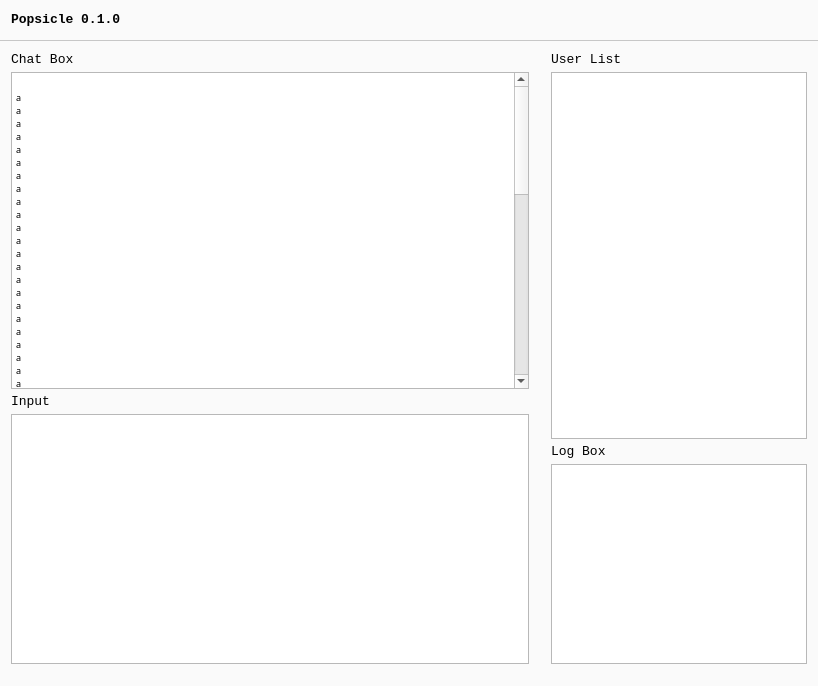
<?xml version="1.0" encoding="UTF-8"?>
<ui version="4.0">
 <class>MainWindow</class>
 <widget class="QMainWindow" name="MainWindow">
  <property name="geometry">
   <rect>
    <x>0</x>
    <y>0</y>
    <width>818</width>
    <height>686</height>
   </rect>
  </property>
  <property name="windowTitle">
   <string>MainWindow</string>
  </property>
  <property name="styleSheet">
   <string notr="true">#chatbox:focus, #inputbox:focus, #logbox:focus,#userTable:focus {
	border-style:solid;
	border-width: 1px;
	border-color: rgb(255, 128, 171);
}

#label_2{
	color: rgb(255, 0, 0);
}

#centralWidget{
	background-color: rgb(250, 250, 250);
}

#topbox {
	/*background-color: rgb(105, 193, 253);*/
}
#pass {
	color:rgb(76, 175, 80)
}

#minbutton {
  image: url(:/res/extra/minimize-button1.png);
}

#minbutton, #maxbutton, #settingsbutton {
  background-color: transparent;
  border-radius: 0px;
}

#minbutton:hover, #maxbutton:hover, #settingsbutton:hover {
  border-style: none;
  background-color: #80c7c7c7;
}

#minbutton:pressed, #maxbutton:pressed, #settingsbutton:pressed {
  border-style: none;
  background-color: #80808080;
}

#closebutton {
  image: url(:/res/extra/close-button1.png);
  background-color: transparent;
  border-radius: 0px;
}

#closebutton:hover {
  image: url(:/res/extra/close-button2.png);
  border-style: none;
  background-color: #e81123;
}

#closebutton:pressed {
  image: url(:/res/extra/close-button2.png);
  border-style: none;
  background-color: #8c0a15;
}

#settingsbutton {
	image: url(:/res/extra/settings-button1.png);
}

#line {
	color: #c7c7c7;
}</string>
  </property>
  <widget class="QWidget" name="centralWidget">
   <property name="styleSheet">
    <string notr="true"/>
   </property>
   <layout class="QGridLayout" name="gridLayout">
    <property name="leftMargin">
     <number>0</number>
    </property>
    <property name="topMargin">
     <number>0</number>
    </property>
    <property name="rightMargin">
     <number>0</number>
    </property>
    <property name="bottomMargin">
     <number>0</number>
    </property>
    <property name="spacing">
     <number>0</number>
    </property>
    <item row="0" column="0">
     <widget class="QWidget" name="topbox" native="true">
      <property name="sizePolicy">
       <sizepolicy hsizetype="Maximum" vsizetype="Maximum">
        <horstretch>0</horstretch>
        <verstretch>0</verstretch>
       </sizepolicy>
      </property>
      <property name="minimumSize">
       <size>
        <width>100</width>
        <height>0</height>
       </size>
      </property>
      <property name="styleSheet">
       <string notr="true"/>
      </property>
      <layout class="QHBoxLayout" name="horizontalLayout">
       <property name="spacing">
        <number>0</number>
       </property>
       <property name="leftMargin">
        <number>11</number>
       </property>
       <property name="topMargin">
        <number>0</number>
       </property>
       <property name="rightMargin">
        <number>0</number>
       </property>
       <property name="bottomMargin">
        <number>0</number>
       </property>
       <item>
        <widget class="QLabel" name="Title">
         <property name="sizePolicy">
          <sizepolicy hsizetype="Maximum" vsizetype="Maximum">
           <horstretch>0</horstretch>
           <verstretch>0</verstretch>
          </sizepolicy>
         </property>
         <property name="maximumSize">
          <size>
           <width>16777215</width>
           <height>40</height>
          </size>
         </property>
         <property name="font">
          <font>
           <family>Consolas</family>
           <pointsize>10</pointsize>
           <weight>75</weight>
           <bold>true</bold>
          </font>
         </property>
         <property name="layoutDirection">
          <enum>Qt::LeftToRight</enum>
         </property>
         <property name="frameShape">
          <enum>QFrame::NoFrame</enum>
         </property>
         <property name="frameShadow">
          <enum>QFrame::Plain</enum>
         </property>
         <property name="text">
          <string>Popsicle 0.1.0 </string>
         </property>
         <property name="textFormat">
          <enum>Qt::RichText</enum>
         </property>
         <property name="scaledContents">
          <bool>false</bool>
         </property>
         <property name="alignment">
          <set>Qt::AlignCenter</set>
         </property>
         <property name="wordWrap">
          <bool>false</bool>
         </property>
         <property name="margin">
          <number>0</number>
         </property>
        </widget>
       </item>
       <item>
        <widget class="QLabel" name="pass">
         <property name="sizePolicy">
          <sizepolicy hsizetype="Maximum" vsizetype="Maximum">
           <horstretch>0</horstretch>
           <verstretch>0</verstretch>
          </sizepolicy>
         </property>
         <property name="maximumSize">
          <size>
           <width>16777215</width>
           <height>40</height>
          </size>
         </property>
         <property name="font">
          <font>
           <family>Consolas</family>
           <pointsize>10</pointsize>
           <weight>75</weight>
           <bold>true</bold>
          </font>
         </property>
         <property name="mouseTracking">
          <bool>true</bool>
         </property>
         <property name="styleSheet">
          <string notr="true"/>
         </property>
         <property name="text">
          <string/>
         </property>
         <property name="textFormat">
          <enum>Qt::RichText</enum>
         </property>
        </widget>
       </item>
       <item>
        <widget class="QLabel" name="label_2">
         <property name="font">
          <font>
           <family>Consolas</family>
           <pointsize>10</pointsize>
           <weight>75</weight>
           <bold>true</bold>
          </font>
         </property>
         <property name="styleSheet">
          <string notr="true"/>
         </property>
         <property name="text">
          <string/>
         </property>
        </widget>
       </item>
       <item>
        <spacer name="verticalSpacer">
         <property name="orientation">
          <enum>Qt::Horizontal</enum>
         </property>
         <property name="sizeType">
          <enum>QSizePolicy::Preferred</enum>
         </property>
         <property name="sizeHint" stdset="0">
          <size>
           <width>10000</width>
           <height>40</height>
          </size>
         </property>
        </spacer>
       </item>
       <item>
        <widget class="QPushButton" name="settingsbutton">
         <property name="sizePolicy">
          <sizepolicy hsizetype="Maximum" vsizetype="Fixed">
           <horstretch>0</horstretch>
           <verstretch>0</verstretch>
          </sizepolicy>
         </property>
         <property name="minimumSize">
          <size>
           <width>50</width>
           <height>40</height>
          </size>
         </property>
         <property name="maximumSize">
          <size>
           <width>50</width>
           <height>40</height>
          </size>
         </property>
         <property name="styleSheet">
          <string notr="true"/>
         </property>
         <property name="text">
          <string/>
         </property>
         <property name="flat">
          <bool>true</bool>
         </property>
        </widget>
       </item>
       <item>
        <widget class="QPushButton" name="minbutton">
         <property name="sizePolicy">
          <sizepolicy hsizetype="Maximum" vsizetype="Fixed">
           <horstretch>0</horstretch>
           <verstretch>0</verstretch>
          </sizepolicy>
         </property>
         <property name="minimumSize">
          <size>
           <width>50</width>
           <height>40</height>
          </size>
         </property>
         <property name="maximumSize">
          <size>
           <width>50</width>
           <height>40</height>
          </size>
         </property>
         <property name="styleSheet">
          <string notr="true"/>
         </property>
         <property name="text">
          <string/>
         </property>
         <property name="iconSize">
          <size>
           <width>50</width>
           <height>30</height>
          </size>
         </property>
         <property name="flat">
          <bool>true</bool>
         </property>
        </widget>
       </item>
       <item>
        <widget class="QPushButton" name="maxbutton">
         <property name="sizePolicy">
          <sizepolicy hsizetype="Maximum" vsizetype="Fixed">
           <horstretch>0</horstretch>
           <verstretch>0</verstretch>
          </sizepolicy>
         </property>
         <property name="minimumSize">
          <size>
           <width>50</width>
           <height>40</height>
          </size>
         </property>
         <property name="maximumSize">
          <size>
           <width>50</width>
           <height>40</height>
          </size>
         </property>
         <property name="styleSheet">
          <string notr="true"/>
         </property>
         <property name="text">
          <string/>
         </property>
         <property name="iconSize">
          <size>
           <width>50</width>
           <height>30</height>
          </size>
         </property>
         <property name="flat">
          <bool>true</bool>
         </property>
        </widget>
       </item>
       <item>
        <widget class="QPushButton" name="closebutton">
         <property name="sizePolicy">
          <sizepolicy hsizetype="Maximum" vsizetype="Fixed">
           <horstretch>0</horstretch>
           <verstretch>0</verstretch>
          </sizepolicy>
         </property>
         <property name="minimumSize">
          <size>
           <width>50</width>
           <height>40</height>
          </size>
         </property>
         <property name="maximumSize">
          <size>
           <width>50</width>
           <height>40</height>
          </size>
         </property>
         <property name="styleSheet">
          <string notr="true"/>
         </property>
         <property name="text">
          <string/>
         </property>
         <property name="iconSize">
          <size>
           <width>50</width>
           <height>30</height>
          </size>
         </property>
         <property name="flat">
          <bool>true</bool>
         </property>
        </widget>
       </item>
      </layout>
     </widget>
    </item>
    <item row="1" column="0">
     <layout class="QHBoxLayout" name="horizontalLayout_3">
      <property name="spacing">
       <number>0</number>
      </property>
      <item>
       <widget class="Line" name="line">
        <property name="enabled">
         <bool>false</bool>
        </property>
        <property name="maximumSize">
         <size>
          <width>16777215</width>
          <height>1</height>
         </size>
        </property>
        <property name="styleSheet">
         <string notr="true"/>
        </property>
        <property name="frameShadow">
         <enum>QFrame::Plain</enum>
        </property>
        <property name="orientation">
         <enum>Qt::Horizontal</enum>
        </property>
       </widget>
      </item>
     </layout>
    </item>
    <item row="5" column="0">
     <layout class="QHBoxLayout" name="mainbox" stretch="0,0">
      <property name="spacing">
       <number>0</number>
      </property>
      <property name="leftMargin">
       <number>0</number>
      </property>
      <property name="topMargin">
       <number>0</number>
      </property>
      <property name="rightMargin">
       <number>0</number>
      </property>
      <property name="bottomMargin">
       <number>11</number>
      </property>
      <item>
       <layout class="QVBoxLayout" name="leftbox">
        <property name="spacing">
         <number>5</number>
        </property>
        <property name="leftMargin">
         <number>11</number>
        </property>
        <property name="topMargin">
         <number>11</number>
        </property>
        <property name="rightMargin">
         <number>11</number>
        </property>
        <property name="bottomMargin">
         <number>11</number>
        </property>
        <item>
         <widget class="QLabel" name="label_4">
          <property name="font">
           <font>
            <family>Consolas</family>
            <pointsize>10</pointsize>
           </font>
          </property>
          <property name="text">
           <string>Chat Box</string>
          </property>
         </widget>
        </item>
        <item>
         <widget class="QTextBrowser" name="chatbox">
          <property name="font">
           <font>
            <family>宋体</family>
            <pointsize>12</pointsize>
           </font>
          </property>
          <property name="styleSheet">
           <string notr="true"/>
          </property>
          <property name="html">
           <string>&lt;!DOCTYPE HTML PUBLIC &quot;-//W3C//DTD HTML 4.0//EN&quot; &quot;http://www.w3.org/TR/REC-html40/strict.dtd&quot;&gt;
&lt;html&gt;&lt;head&gt;&lt;meta name=&quot;qrichtext&quot; content=&quot;1&quot; /&gt;&lt;style type=&quot;text/css&quot;&gt;
p, li { white-space: pre-wrap; }
&lt;/style&gt;&lt;/head&gt;&lt;body style=&quot; font-family:'宋体'; font-size:12pt; font-weight:400; font-style:normal;&quot;&gt;
&lt;p style=&quot;-qt-paragraph-type:empty; margin-top:0px; margin-bottom:0px; margin-left:0px; margin-right:0px; -qt-block-indent:0; text-indent:0px; font-family:'SimSun'; font-size:7.2pt;&quot;&gt;&lt;br /&gt;&lt;/p&gt;
&lt;p style=&quot; margin-top:0px; margin-bottom:0px; margin-left:0px; margin-right:0px; -qt-block-indent:0; text-indent:0px;&quot;&gt;&lt;span style=&quot; font-family:'SimSun'; font-size:7pt;&quot;&gt;a&lt;/span&gt;&lt;/p&gt;
&lt;p style=&quot; margin-top:0px; margin-bottom:0px; margin-left:0px; margin-right:0px; -qt-block-indent:0; text-indent:0px;&quot;&gt;&lt;span style=&quot; font-family:'SimSun'; font-size:7pt;&quot;&gt;a&lt;/span&gt;&lt;/p&gt;
&lt;p style=&quot; margin-top:0px; margin-bottom:0px; margin-left:0px; margin-right:0px; -qt-block-indent:0; text-indent:0px;&quot;&gt;&lt;span style=&quot; font-family:'SimSun'; font-size:7pt;&quot;&gt;a&lt;/span&gt;&lt;/p&gt;
&lt;p style=&quot; margin-top:0px; margin-bottom:0px; margin-left:0px; margin-right:0px; -qt-block-indent:0; text-indent:0px;&quot;&gt;&lt;span style=&quot; font-family:'SimSun'; font-size:7pt;&quot;&gt;a&lt;/span&gt;&lt;/p&gt;
&lt;p style=&quot; margin-top:0px; margin-bottom:0px; margin-left:0px; margin-right:0px; -qt-block-indent:0; text-indent:0px;&quot;&gt;&lt;span style=&quot; font-family:'SimSun'; font-size:7pt;&quot;&gt;a&lt;/span&gt;&lt;/p&gt;
&lt;p style=&quot; margin-top:0px; margin-bottom:0px; margin-left:0px; margin-right:0px; -qt-block-indent:0; text-indent:0px;&quot;&gt;&lt;span style=&quot; font-family:'SimSun'; font-size:7pt;&quot;&gt;a&lt;/span&gt;&lt;/p&gt;
&lt;p style=&quot; margin-top:0px; margin-bottom:0px; margin-left:0px; margin-right:0px; -qt-block-indent:0; text-indent:0px;&quot;&gt;&lt;span style=&quot; font-family:'SimSun'; font-size:7pt;&quot;&gt;a&lt;/span&gt;&lt;/p&gt;
&lt;p style=&quot; margin-top:0px; margin-bottom:0px; margin-left:0px; margin-right:0px; -qt-block-indent:0; text-indent:0px;&quot;&gt;&lt;span style=&quot; font-family:'SimSun'; font-size:7pt;&quot;&gt;a&lt;/span&gt;&lt;/p&gt;
&lt;p style=&quot; margin-top:0px; margin-bottom:0px; margin-left:0px; margin-right:0px; -qt-block-indent:0; text-indent:0px;&quot;&gt;&lt;span style=&quot; font-family:'SimSun'; font-size:7pt;&quot;&gt;a&lt;/span&gt;&lt;/p&gt;
&lt;p style=&quot; margin-top:0px; margin-bottom:0px; margin-left:0px; margin-right:0px; -qt-block-indent:0; text-indent:0px;&quot;&gt;&lt;span style=&quot; font-family:'SimSun'; font-size:7pt;&quot;&gt;a&lt;/span&gt;&lt;/p&gt;
&lt;p style=&quot; margin-top:0px; margin-bottom:0px; margin-left:0px; margin-right:0px; -qt-block-indent:0; text-indent:0px;&quot;&gt;&lt;span style=&quot; font-family:'SimSun'; font-size:7pt;&quot;&gt;a&lt;/span&gt;&lt;/p&gt;
&lt;p style=&quot; margin-top:0px; margin-bottom:0px; margin-left:0px; margin-right:0px; -qt-block-indent:0; text-indent:0px;&quot;&gt;&lt;span style=&quot; font-family:'SimSun'; font-size:7pt;&quot;&gt;a&lt;/span&gt;&lt;/p&gt;
&lt;p style=&quot; margin-top:0px; margin-bottom:0px; margin-left:0px; margin-right:0px; -qt-block-indent:0; text-indent:0px;&quot;&gt;&lt;span style=&quot; font-family:'SimSun'; font-size:7pt;&quot;&gt;a&lt;/span&gt;&lt;/p&gt;
&lt;p style=&quot; margin-top:0px; margin-bottom:0px; margin-left:0px; margin-right:0px; -qt-block-indent:0; text-indent:0px;&quot;&gt;&lt;span style=&quot; font-family:'SimSun'; font-size:7pt;&quot;&gt;a&lt;/span&gt;&lt;/p&gt;
&lt;p style=&quot; margin-top:0px; margin-bottom:0px; margin-left:0px; margin-right:0px; -qt-block-indent:0; text-indent:0px;&quot;&gt;&lt;span style=&quot; font-family:'SimSun'; font-size:7pt;&quot;&gt;a&lt;/span&gt;&lt;/p&gt;
&lt;p style=&quot; margin-top:0px; margin-bottom:0px; margin-left:0px; margin-right:0px; -qt-block-indent:0; text-indent:0px;&quot;&gt;&lt;span style=&quot; font-family:'SimSun'; font-size:7pt;&quot;&gt;a&lt;/span&gt;&lt;/p&gt;
&lt;p style=&quot; margin-top:0px; margin-bottom:0px; margin-left:0px; margin-right:0px; -qt-block-indent:0; text-indent:0px;&quot;&gt;&lt;span style=&quot; font-family:'SimSun'; font-size:7pt;&quot;&gt;a&lt;/span&gt;&lt;/p&gt;
&lt;p style=&quot; margin-top:0px; margin-bottom:0px; margin-left:0px; margin-right:0px; -qt-block-indent:0; text-indent:0px;&quot;&gt;&lt;span style=&quot; font-family:'SimSun'; font-size:7pt;&quot;&gt;a&lt;/span&gt;&lt;/p&gt;
&lt;p style=&quot; margin-top:0px; margin-bottom:0px; margin-left:0px; margin-right:0px; -qt-block-indent:0; text-indent:0px;&quot;&gt;&lt;span style=&quot; font-family:'SimSun'; font-size:7pt;&quot;&gt;a&lt;/span&gt;&lt;/p&gt;
&lt;p style=&quot; margin-top:0px; margin-bottom:0px; margin-left:0px; margin-right:0px; -qt-block-indent:0; text-indent:0px;&quot;&gt;&lt;span style=&quot; font-family:'SimSun'; font-size:7pt;&quot;&gt;a&lt;/span&gt;&lt;/p&gt;
&lt;p style=&quot; margin-top:0px; margin-bottom:0px; margin-left:0px; margin-right:0px; -qt-block-indent:0; text-indent:0px;&quot;&gt;&lt;span style=&quot; font-family:'SimSun'; font-size:7pt;&quot;&gt;a&lt;/span&gt;&lt;/p&gt;
&lt;p style=&quot; margin-top:0px; margin-bottom:0px; margin-left:0px; margin-right:0px; -qt-block-indent:0; text-indent:0px;&quot;&gt;&lt;span style=&quot; font-family:'SimSun'; font-size:7pt;&quot;&gt;a&lt;/span&gt;&lt;/p&gt;
&lt;p style=&quot; margin-top:0px; margin-bottom:0px; margin-left:0px; margin-right:0px; -qt-block-indent:0; text-indent:0px;&quot;&gt;&lt;span style=&quot; font-family:'SimSun'; font-size:7pt;&quot;&gt;a&lt;/span&gt;&lt;/p&gt;
&lt;p style=&quot; margin-top:0px; margin-bottom:0px; margin-left:0px; margin-right:0px; -qt-block-indent:0; text-indent:0px;&quot;&gt;&lt;span style=&quot; font-family:'SimSun'; font-size:7pt;&quot;&gt;a&lt;/span&gt;&lt;/p&gt;
&lt;p style=&quot; margin-top:0px; margin-bottom:0px; margin-left:0px; margin-right:0px; -qt-block-indent:0; text-indent:0px;&quot;&gt;&lt;span style=&quot; font-family:'SimSun'; font-size:7pt;&quot;&gt;a&lt;/span&gt;&lt;/p&gt;
&lt;p style=&quot; margin-top:0px; margin-bottom:0px; margin-left:0px; margin-right:0px; -qt-block-indent:0; text-indent:0px;&quot;&gt;&lt;span style=&quot; font-family:'SimSun'; font-size:7pt;&quot;&gt;a&lt;/span&gt;&lt;/p&gt;
&lt;p style=&quot; margin-top:0px; margin-bottom:0px; margin-left:0px; margin-right:0px; -qt-block-indent:0; text-indent:0px;&quot;&gt;&lt;span style=&quot; font-family:'SimSun'; font-size:7pt;&quot;&gt;a&lt;/span&gt;&lt;/p&gt;
&lt;p style=&quot; margin-top:0px; margin-bottom:0px; margin-left:0px; margin-right:0px; -qt-block-indent:0; text-indent:0px;&quot;&gt;&lt;span style=&quot; font-family:'SimSun'; font-size:7pt;&quot;&gt;a&lt;/span&gt;&lt;/p&gt;
&lt;p style=&quot; margin-top:0px; margin-bottom:0px; margin-left:0px; margin-right:0px; -qt-block-indent:0; text-indent:0px;&quot;&gt;&lt;span style=&quot; font-family:'SimSun'; font-size:7pt;&quot;&gt;a&lt;/span&gt;&lt;/p&gt;
&lt;p style=&quot; margin-top:0px; margin-bottom:0px; margin-left:0px; margin-right:0px; -qt-block-indent:0; text-indent:0px;&quot;&gt;&lt;span style=&quot; font-family:'SimSun'; font-size:7pt;&quot;&gt;a&lt;/span&gt;&lt;/p&gt;
&lt;p style=&quot; margin-top:0px; margin-bottom:0px; margin-left:0px; margin-right:0px; -qt-block-indent:0; text-indent:0px;&quot;&gt;&lt;span style=&quot; font-family:'SimSun'; font-size:7pt;&quot;&gt;a&lt;/span&gt;&lt;/p&gt;
&lt;p style=&quot; margin-top:0px; margin-bottom:0px; margin-left:0px; margin-right:0px; -qt-block-indent:0; text-indent:0px;&quot;&gt;&lt;span style=&quot; font-family:'SimSun'; font-size:7pt;&quot;&gt;a&lt;/span&gt;&lt;/p&gt;
&lt;p style=&quot; margin-top:0px; margin-bottom:0px; margin-left:0px; margin-right:0px; -qt-block-indent:0; text-indent:0px;&quot;&gt;&lt;span style=&quot; font-family:'SimSun'; font-size:7pt;&quot;&gt;a&lt;/span&gt;&lt;/p&gt;
&lt;p style=&quot; margin-top:0px; margin-bottom:0px; margin-left:0px; margin-right:0px; -qt-block-indent:0; text-indent:0px;&quot;&gt;&lt;span style=&quot; font-family:'SimSun'; font-size:7pt;&quot;&gt;a&lt;/span&gt;&lt;/p&gt;
&lt;p style=&quot; margin-top:0px; margin-bottom:0px; margin-left:0px; margin-right:0px; -qt-block-indent:0; text-indent:0px;&quot;&gt;&lt;span style=&quot; font-family:'SimSun'; font-size:7pt;&quot;&gt;a&lt;/span&gt;&lt;/p&gt;
&lt;p style=&quot; margin-top:0px; margin-bottom:0px; margin-left:0px; margin-right:0px; -qt-block-indent:0; text-indent:0px;&quot;&gt;&lt;span style=&quot; font-family:'SimSun'; font-size:7pt;&quot;&gt;a&lt;/span&gt;&lt;/p&gt;
&lt;p style=&quot; margin-top:0px; margin-bottom:0px; margin-left:0px; margin-right:0px; -qt-block-indent:0; text-indent:0px;&quot;&gt;&lt;span style=&quot; font-family:'SimSun'; font-size:7pt;&quot;&gt;a&lt;/span&gt;&lt;/p&gt;
&lt;p style=&quot; margin-top:0px; margin-bottom:0px; margin-left:0px; margin-right:0px; -qt-block-indent:0; text-indent:0px;&quot;&gt;&lt;span style=&quot; font-family:'SimSun'; font-size:7pt;&quot;&gt;a&lt;/span&gt;&lt;/p&gt;
&lt;p style=&quot; margin-top:0px; margin-bottom:0px; margin-left:0px; margin-right:0px; -qt-block-indent:0; text-indent:0px;&quot;&gt;&lt;span style=&quot; font-family:'SimSun'; font-size:7pt;&quot;&gt;a&lt;/span&gt;&lt;/p&gt;
&lt;p style=&quot; margin-top:0px; margin-bottom:0px; margin-left:0px; margin-right:0px; -qt-block-indent:0; text-indent:0px;&quot;&gt;&lt;span style=&quot; font-family:'SimSun'; font-size:7pt;&quot;&gt;a&lt;/span&gt;&lt;/p&gt;
&lt;p style=&quot; margin-top:0px; margin-bottom:0px; margin-left:0px; margin-right:0px; -qt-block-indent:0; text-indent:0px;&quot;&gt;&lt;span style=&quot; font-family:'SimSun'; font-size:7pt;&quot;&gt;a&lt;/span&gt;&lt;/p&gt;
&lt;p style=&quot; margin-top:0px; margin-bottom:0px; margin-left:0px; margin-right:0px; -qt-block-indent:0; text-indent:0px;&quot;&gt;&lt;span style=&quot; font-family:'SimSun'; font-size:7pt;&quot;&gt;a&lt;/span&gt;&lt;/p&gt;
&lt;p style=&quot; margin-top:0px; margin-bottom:0px; margin-left:0px; margin-right:0px; -qt-block-indent:0; text-indent:0px;&quot;&gt;&lt;span style=&quot; font-family:'SimSun'; font-size:7pt;&quot;&gt;a&lt;/span&gt;&lt;/p&gt;
&lt;p style=&quot; margin-top:0px; margin-bottom:0px; margin-left:0px; margin-right:0px; -qt-block-indent:0; text-indent:0px;&quot;&gt;&lt;span style=&quot; font-family:'SimSun'; font-size:7pt;&quot;&gt;a&lt;/span&gt;&lt;/p&gt;
&lt;p style=&quot; margin-top:0px; margin-bottom:0px; margin-left:0px; margin-right:0px; -qt-block-indent:0; text-indent:0px;&quot;&gt;&lt;span style=&quot; font-family:'SimSun'; font-size:7pt;&quot;&gt;a&lt;/span&gt;&lt;/p&gt;
&lt;p style=&quot; margin-top:0px; margin-bottom:0px; margin-left:0px; margin-right:0px; -qt-block-indent:0; text-indent:0px;&quot;&gt;&lt;span style=&quot; font-family:'SimSun'; font-size:7pt;&quot;&gt;a&lt;/span&gt;&lt;/p&gt;
&lt;p style=&quot; margin-top:0px; margin-bottom:0px; margin-left:0px; margin-right:0px; -qt-block-indent:0; text-indent:0px;&quot;&gt;&lt;span style=&quot; font-family:'SimSun'; font-size:7pt;&quot;&gt;a&lt;/span&gt;&lt;/p&gt;
&lt;p style=&quot; margin-top:0px; margin-bottom:0px; margin-left:0px; margin-right:0px; -qt-block-indent:0; text-indent:0px;&quot;&gt;&lt;span style=&quot; font-family:'SimSun'; font-size:7pt;&quot;&gt;a&lt;/span&gt;&lt;/p&gt;
&lt;p style=&quot; margin-top:0px; margin-bottom:0px; margin-left:0px; margin-right:0px; -qt-block-indent:0; text-indent:0px;&quot;&gt;&lt;span style=&quot; font-family:'SimSun'; font-size:7pt;&quot;&gt;a&lt;/span&gt;&lt;/p&gt;
&lt;p style=&quot; margin-top:0px; margin-bottom:0px; margin-left:0px; margin-right:0px; -qt-block-indent:0; text-indent:0px;&quot;&gt;&lt;span style=&quot; font-family:'SimSun'; font-size:7pt;&quot;&gt;a&lt;/span&gt;&lt;/p&gt;
&lt;p style=&quot; margin-top:0px; margin-bottom:0px; margin-left:0px; margin-right:0px; -qt-block-indent:0; text-indent:0px;&quot;&gt;&lt;span style=&quot; font-family:'SimSun'; font-size:7pt;&quot;&gt;a&lt;/span&gt;&lt;/p&gt;
&lt;p style=&quot; margin-top:0px; margin-bottom:0px; margin-left:0px; margin-right:0px; -qt-block-indent:0; text-indent:0px;&quot;&gt;&lt;span style=&quot; font-family:'SimSun'; font-size:7pt;&quot;&gt;a&lt;/span&gt;&lt;/p&gt;
&lt;p style=&quot; margin-top:0px; margin-bottom:0px; margin-left:0px; margin-right:0px; -qt-block-indent:0; text-indent:0px;&quot;&gt;&lt;span style=&quot; font-family:'SimSun'; font-size:7pt;&quot;&gt;a&lt;/span&gt;&lt;/p&gt;
&lt;p style=&quot; margin-top:0px; margin-bottom:0px; margin-left:0px; margin-right:0px; -qt-block-indent:0; text-indent:0px;&quot;&gt;&lt;span style=&quot; font-family:'SimSun'; font-size:7pt;&quot;&gt;a&lt;/span&gt;&lt;/p&gt;
&lt;p style=&quot; margin-top:0px; margin-bottom:0px; margin-left:0px; margin-right:0px; -qt-block-indent:0; text-indent:0px;&quot;&gt;&lt;span style=&quot; font-family:'SimSun'; font-size:7pt;&quot;&gt;a&lt;/span&gt;&lt;/p&gt;
&lt;p style=&quot; margin-top:0px; margin-bottom:0px; margin-left:0px; margin-right:0px; -qt-block-indent:0; text-indent:0px;&quot;&gt;&lt;span style=&quot; font-family:'SimSun'; font-size:7pt;&quot;&gt;a&lt;/span&gt;&lt;/p&gt;
&lt;p style=&quot; margin-top:0px; margin-bottom:0px; margin-left:0px; margin-right:0px; -qt-block-indent:0; text-indent:0px;&quot;&gt;&lt;span style=&quot; font-family:'SimSun'; font-size:7pt;&quot;&gt;a&lt;/span&gt;&lt;/p&gt;
&lt;p style=&quot; margin-top:0px; margin-bottom:0px; margin-left:0px; margin-right:0px; -qt-block-indent:0; text-indent:0px;&quot;&gt;&lt;span style=&quot; font-family:'SimSun'; font-size:7pt;&quot;&gt;a&lt;/span&gt;&lt;/p&gt;
&lt;p style=&quot; margin-top:0px; margin-bottom:0px; margin-left:0px; margin-right:0px; -qt-block-indent:0; text-indent:0px;&quot;&gt;&lt;span style=&quot; font-family:'SimSun'; font-size:7pt;&quot;&gt;a&lt;/span&gt;&lt;/p&gt;
&lt;p style=&quot; margin-top:0px; margin-bottom:0px; margin-left:0px; margin-right:0px; -qt-block-indent:0; text-indent:0px;&quot;&gt;&lt;span style=&quot; font-family:'SimSun'; font-size:7pt;&quot;&gt;a&lt;/span&gt;&lt;/p&gt;
&lt;p style=&quot; margin-top:0px; margin-bottom:0px; margin-left:0px; margin-right:0px; -qt-block-indent:0; text-indent:0px;&quot;&gt;&lt;span style=&quot; font-family:'SimSun'; font-size:7pt;&quot;&gt;a&lt;/span&gt;&lt;/p&gt;
&lt;p style=&quot; margin-top:0px; margin-bottom:0px; margin-left:0px; margin-right:0px; -qt-block-indent:0; text-indent:0px;&quot;&gt;&lt;span style=&quot; font-family:'SimSun'; font-size:7pt;&quot;&gt;a&lt;/span&gt;&lt;/p&gt;
&lt;p style=&quot; margin-top:0px; margin-bottom:0px; margin-left:0px; margin-right:0px; -qt-block-indent:0; text-indent:0px;&quot;&gt;&lt;span style=&quot; font-family:'SimSun'; font-size:7pt;&quot;&gt;a&lt;/span&gt;&lt;/p&gt;&lt;/body&gt;&lt;/html&gt;</string>
          </property>
         </widget>
        </item>
        <item>
         <widget class="QLabel" name="label">
          <property name="font">
           <font>
            <family>Consolas</family>
            <pointsize>10</pointsize>
           </font>
          </property>
          <property name="text">
           <string>Input</string>
          </property>
         </widget>
        </item>
        <item>
         <widget class="QTextEdit" name="inputbox">
          <property name="maximumSize">
           <size>
            <width>16777215</width>
            <height>250</height>
           </size>
          </property>
          <property name="font">
           <font>
            <family>宋体</family>
            <pointsize>12</pointsize>
           </font>
          </property>
         </widget>
        </item>
        <item>
         <layout class="QHBoxLayout" name="buttonbox">
          <property name="spacing">
           <number>7</number>
          </property>
         </layout>
        </item>
       </layout>
      </item>
      <item>
       <layout class="QVBoxLayout" name="rightbox">
        <property name="spacing">
         <number>5</number>
        </property>
        <property name="leftMargin">
         <number>11</number>
        </property>
        <property name="topMargin">
         <number>11</number>
        </property>
        <property name="rightMargin">
         <number>11</number>
        </property>
        <property name="bottomMargin">
         <number>11</number>
        </property>
        <item>
         <layout class="QHBoxLayout" name="userTitle">
          <property name="spacing">
           <number>0</number>
          </property>
          <property name="rightMargin">
           <number>11</number>
          </property>
          <item>
           <widget class="QLabel" name="usr">
            <property name="font">
             <font>
              <family>Consolas</family>
              <pointsize>10</pointsize>
             </font>
            </property>
            <property name="text">
             <string>User List</string>
            </property>
           </widget>
          </item>
         </layout>
        </item>
        <item>
         <widget class="QTableView" name="userTable">
          <property name="sizePolicy">
           <sizepolicy hsizetype="Maximum" vsizetype="Expanding">
            <horstretch>0</horstretch>
            <verstretch>0</verstretch>
           </sizepolicy>
          </property>
         </widget>
        </item>
        <item>
         <widget class="QLabel" name="label_3">
          <property name="sizePolicy">
           <sizepolicy hsizetype="Maximum" vsizetype="Preferred">
            <horstretch>0</horstretch>
            <verstretch>0</verstretch>
           </sizepolicy>
          </property>
          <property name="font">
           <font>
            <family>Consolas</family>
            <pointsize>10</pointsize>
           </font>
          </property>
          <property name="text">
           <string>Log Box</string>
          </property>
         </widget>
        </item>
        <item>
         <widget class="QTextBrowser" name="logbox">
          <property name="sizePolicy">
           <sizepolicy hsizetype="Maximum" vsizetype="Expanding">
            <horstretch>0</horstretch>
            <verstretch>0</verstretch>
           </sizepolicy>
          </property>
          <property name="maximumSize">
           <size>
            <width>16777215</width>
            <height>200</height>
           </size>
          </property>
         </widget>
        </item>
       </layout>
      </item>
     </layout>
    </item>
   </layout>
  </widget>
 </widget>
 <layoutdefault spacing="6" margin="11"/>
 <resources/>
 <connections/>
</ui>
